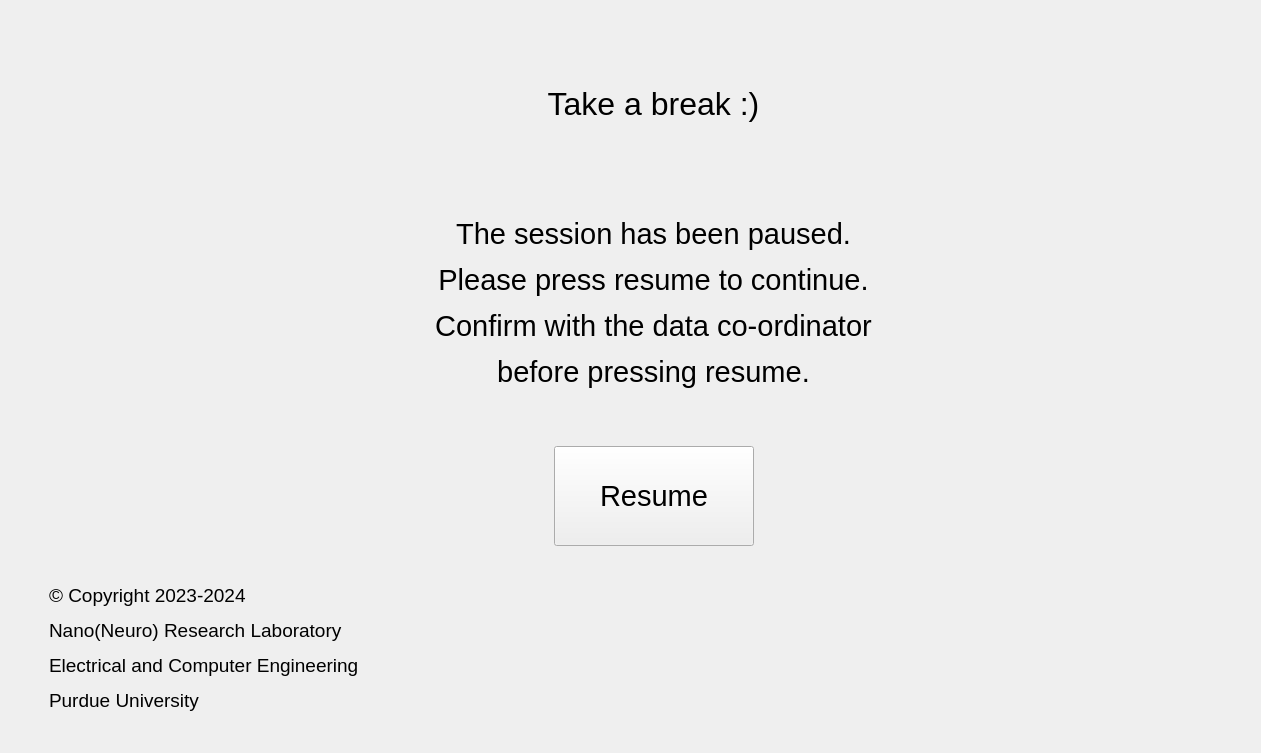
<?xml version="1.0" encoding="UTF-8"?>
<ui version="4.0">
 <class>MainWindow</class>
 <widget class="QMainWindow" name="MainWindow">
  <property name="geometry">
   <rect>
    <x>0</x>
    <y>0</y>
    <width>1261</width>
    <height>753</height>
   </rect>
  </property>
  <property name="windowTitle">
   <string>MainWindow</string>
  </property>
  <widget class="QWidget" name="centralwidget">
   <property name="autoFillBackground">
    <bool>true</bool>
   </property>
   <layout class="QGridLayout" name="gridLayout">
    <item row="6" column="0">
     <spacer name="horizontalSpacer_3">
      <property name="orientation">
       <enum>Qt::Horizontal</enum>
      </property>
      <property name="sizeType">
       <enum>QSizePolicy::Fixed</enum>
      </property>
      <property name="sizeHint" stdset="0">
       <size>
        <width>40</width>
        <height>20</height>
       </size>
      </property>
     </spacer>
    </item>
    <item row="4" column="2">
     <layout class="QHBoxLayout" name="horizontalLayout">
      <item>
       <spacer name="horizontalSpacer_4">
        <property name="orientation">
         <enum>Qt::Horizontal</enum>
        </property>
        <property name="sizeHint" stdset="0">
         <size>
          <width>40</width>
          <height>20</height>
         </size>
        </property>
       </spacer>
      </item>
      <item>
       <widget class="QPushButton" name="resumeButton">
        <property name="minimumSize">
         <size>
          <width>200</width>
          <height>100</height>
         </size>
        </property>
        <property name="font">
         <font>
          <family>Arial</family>
          <pointsize>22</pointsize>
         </font>
        </property>
        <property name="text">
         <string>Resume</string>
        </property>
       </widget>
      </item>
      <item>
       <spacer name="horizontalSpacer_5">
        <property name="orientation">
         <enum>Qt::Horizontal</enum>
        </property>
        <property name="sizeHint" stdset="0">
         <size>
          <width>40</width>
          <height>20</height>
         </size>
        </property>
       </spacer>
      </item>
     </layout>
    </item>
    <item row="0" column="2">
     <widget class="QLabel" name="welcomeLabel">
      <property name="font">
       <font>
        <family>Arial</family>
        <pointsize>24</pointsize>
       </font>
      </property>
      <property name="text">
       <string>&lt;html&gt;&lt;head/&gt;&lt;body&gt;&lt;p align=&quot;center&quot;&gt;Take a break :)&lt;/p&gt;&lt;/body&gt;&lt;/html&gt;</string>
      </property>
     </widget>
    </item>
    <item row="4" column="3">
     <spacer name="horizontalSpacer_2">
      <property name="orientation">
       <enum>Qt::Horizontal</enum>
      </property>
      <property name="sizeType">
       <enum>QSizePolicy::Expanding</enum>
      </property>
      <property name="sizeHint" stdset="0">
       <size>
        <width>40</width>
        <height>20</height>
       </size>
      </property>
     </spacer>
    </item>
    <item row="3" column="2">
     <spacer name="verticalSpacer">
      <property name="orientation">
       <enum>Qt::Vertical</enum>
      </property>
      <property name="sizeType">
       <enum>QSizePolicy::Fixed</enum>
      </property>
      <property name="sizeHint" stdset="0">
       <size>
        <width>20</width>
        <height>40</height>
       </size>
      </property>
     </spacer>
    </item>
    <item row="4" column="1">
     <spacer name="horizontalSpacer">
      <property name="orientation">
       <enum>Qt::Horizontal</enum>
      </property>
      <property name="sizeHint" stdset="0">
       <size>
        <width>40</width>
        <height>20</height>
       </size>
      </property>
     </spacer>
    </item>
    <item row="6" column="1">
     <widget class="QLabel" name="copyrightLabel">
      <property name="text">
       <string>&lt;html&gt;&lt;head/&gt;&lt;body&gt;&lt;p&gt;&lt;span style=&quot;font-family:Arial;font-size:14pt;&quot;&gt;© Copyright 2023-2024 &lt;/span&gt;&lt;/p&gt;&lt;p&gt;&lt;span style=&quot;font-family:Arial;font-size:14pt;&quot;&gt;Nano(Neuro) Research Laboratory &lt;/span&gt;&lt;/p&gt;&lt;p&gt;&lt;span style=&quot;font-family:Arial;font-size:14pt;&quot;&gt;Electrical and Computer Engineering &lt;/span&gt;&lt;/p&gt;&lt;p&gt;&lt;span style=&quot;font-family:Arial;font-size:14pt;&quot;&gt;Purdue University&lt;/span&gt;&lt;/p&gt;&lt;/body&gt;&lt;/html&gt;</string>
      </property>
     </widget>
    </item>
    <item row="2" column="2">
     <widget class="QLabel" name="consentLabel">
      <property name="font">
       <font>
        <family>Arial</family>
        <pointsize>20</pointsize>
       </font>
      </property>
      <property name="text">
       <string>&lt;html&gt;&lt;head/&gt;&lt;body&gt;&lt;p align=&quot;center&quot;&gt;&lt;span style=&quot; font-size:22pt;&quot;&gt;The session has been paused.&lt;/span&gt;&lt;/p&gt;&lt;p align=&quot;center&quot;&gt;&lt;span style=&quot; font-size:22pt;&quot;&gt;Please press resume to continue.&lt;/span&gt;&lt;/p&gt;&lt;p align=&quot;center&quot;&gt;&lt;span style=&quot; font-size:22pt;&quot;&gt;Confirm with the data co-ordinator&lt;/span&gt;&lt;/p&gt;&lt;p align=&quot;center&quot;&gt;&lt;span style=&quot; font-size:22pt;&quot;&gt;before pressing resume.&lt;/span&gt;&lt;/p&gt;&lt;/body&gt;&lt;/html&gt;</string>
      </property>
     </widget>
    </item>
   </layout>
  </widget>
 </widget>
 <resources/>
 <connections/>
</ui>
